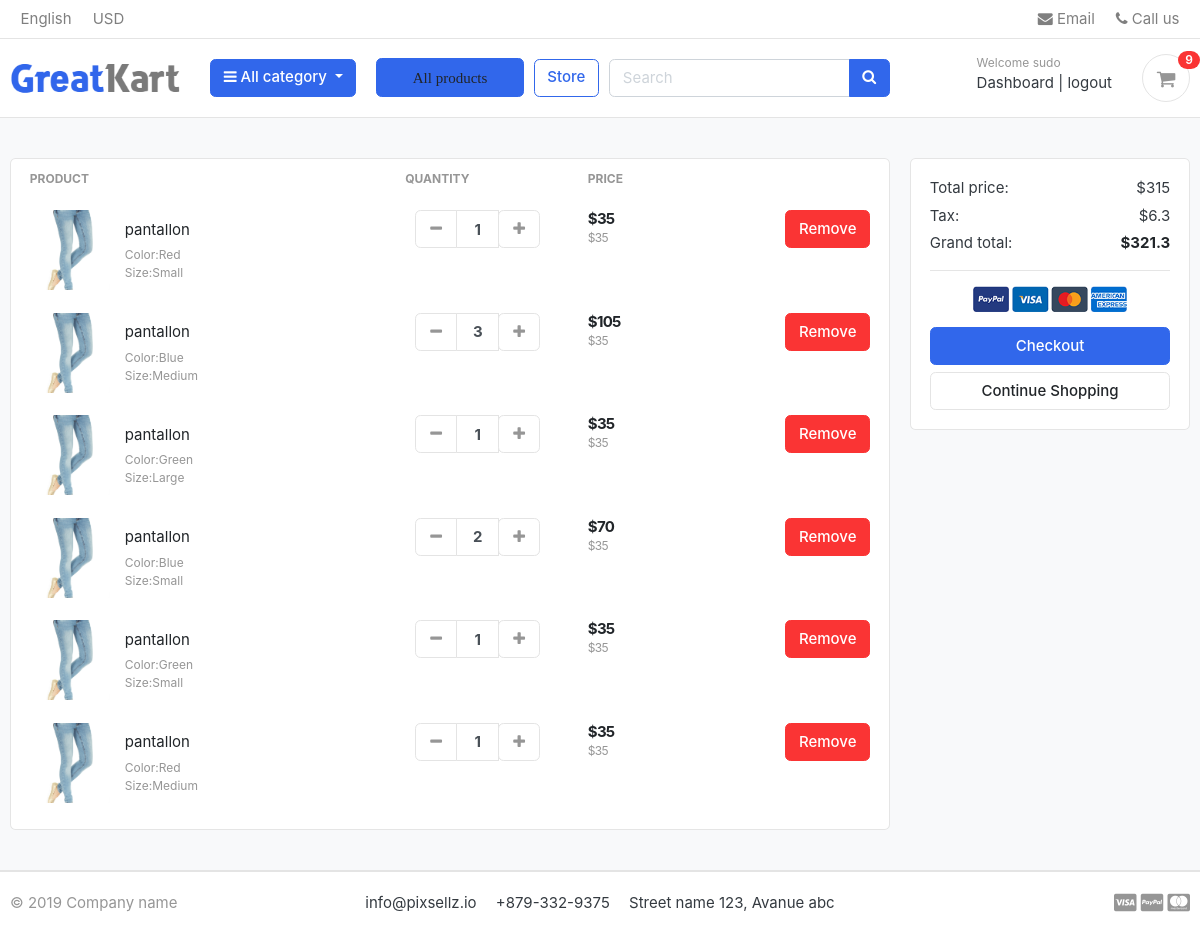
/cart/ (signed in), run on an earlier commit of the app's database.
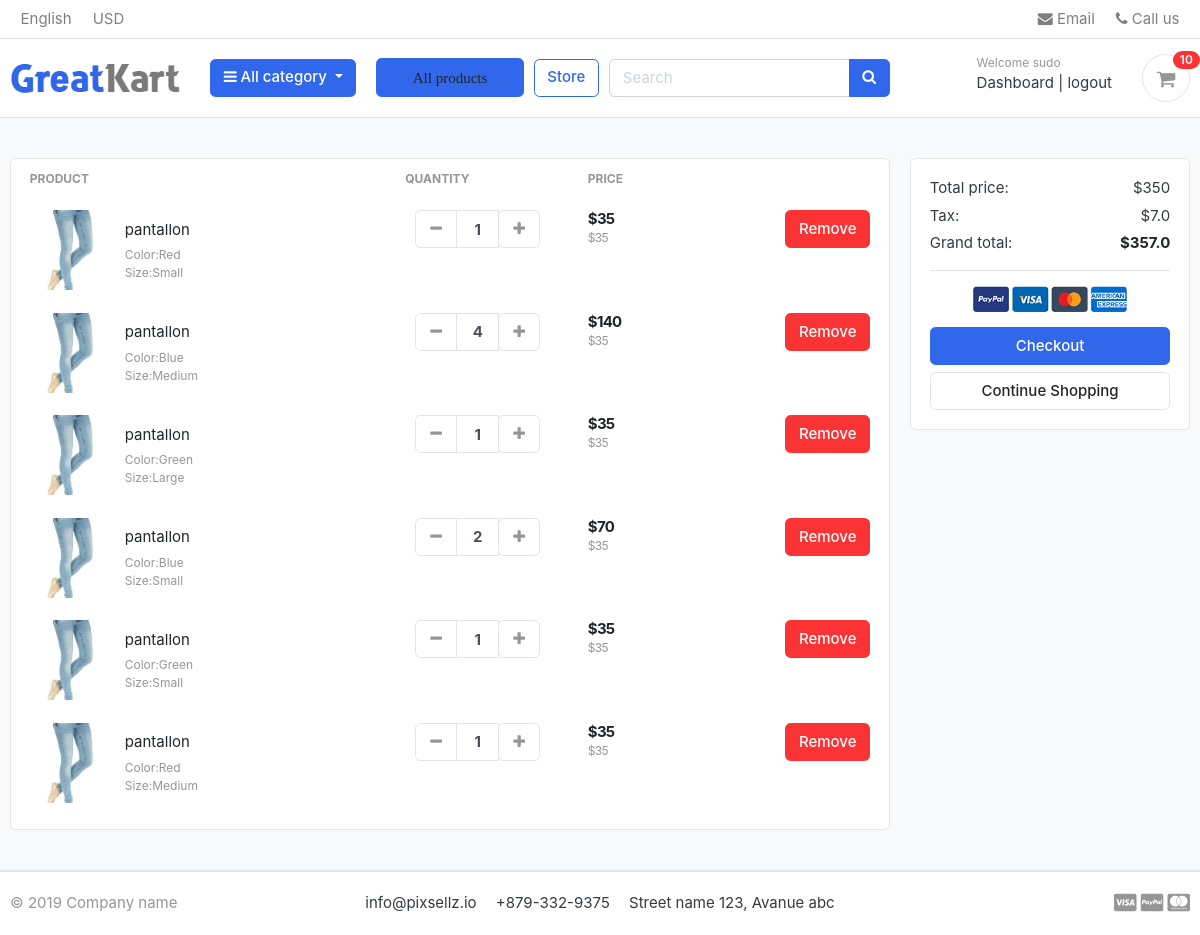
And on a later commit of the database.
### carts/models.py (models this page shows, shortened)
class CartItem(models.Model):
    user=models.ForeignKey(Accounts,on_delete=models.CASCADE,null=True)
    product=models.ForeignKey(Product,on_delete=models.CASCADE)
    variations =models.ManyToManyField(Variation,blank=True)
    cart=models.ForeignKey(Cart,on_delete=models.CASCADE,null=True)
    quantity=models.IntegerField()
    is_active=models.BooleanField(default=True)
    def sub_total(self):
        return self.product.price * self.quantity

### store/models.py (models this page shows, shortened)
class Product(models.Model):
    product_name=models.CharField(max_length=50,unique=True)
    slug=models.SlugField(max_length=50,unique=True)
    description=models.TextField(max_length=500,blank=True)
    price=models.IntegerField()
    image=models.ImageField(upload_to='photos/products')
    stock=models.IntegerField()
    is_available=models.BooleanField(default=True)
    category=models.ForeignKey(category,on_delete=models.CASCADE)
    created_date=models.DateTimeField(auto_now_add=True)
    modified_date=models.DateTimeField(auto_now=True)
    def get_url(self):
        return reverse('products_details',args=[self.category.slug,self.slug])

### carts/views.py (the view)
# urls.py: path('cart/',views.cart,name='cart'),
def cart(request, total=0, quantity=0, cart_items=None):
    try:
        tax=0
        grand_total=0
        if request.user.is_authenticated:
            cart_items = CartItem.objects.filter(user=request.user, is_active=True)
        else:
            cart = Cart.objects.get(cart_id=_cart_id(request))
            cart_items = CartItem.objects.filter(cart=cart, is_active=True)
        for cart_item in cart_items:
            total += (cart_item.product.price * cart_item.quantity)
            quantity += cart_item.quantity
        tax=(2*total)/100
        grand_total = total+tax
    except ObjectDoesNotExist:
        pass
    context = {
        'total': total,
        'quantity': quantity,
        'cart_items': cart_items,
        'tax':       tax,
        'grand_total':grand_total
    }
    return render(request, 'cart/cart.html', context)

### carts/context_processors.py (called while the page is built)
def counter(request):
    cart_count=0
    if 'admin' in request.path:
        return {}
    else:
        try:
            cart=Cart.objects.filter(cart_id=_cart_id(request))
            if request.user.is_authenticated:
                cart_items = CartItem.objects.all().filter(user=request.user)
            else:
                cart_items = CartItem.objects.all().filter(cart=cart[:1])
            for cart_item in cart_items:
                cart_count += cart_item.quantity
        except Cart.DoesNotExist:
            cart_count=0
    return dict(cart_count = cart_count)

### carts/views.py (called while the page is built)
def _cart_id(request):
    cart = request.session.session_key
    if not cart:
        request.session.create()
        cart = request.session.session_key
    return cart

### category/context_processor.py (called while the page is built)
def menu_link(request):
    links = category.objects.all()
    return dict(links=links)

### category/models.py (called while the page is built)
    def get_url(self):
        return reverse('products_by_category',args=[self.slug])

### e_commerce/templates/cart/cart.html (shortened to what the changed rows need)
{% extends "base.html" %}
{% load static %}
{% block content %}
<section class="section-content padding-y bg">
    <div class="container">
   {% if not cart_items %}
    <h2 class="text-center">Your shopping cart is empty</h2>
    <br>
    <div class="text-center">
     <a href="{% url 'store' %}" class="btn btn-primary">Continu Shoping</a>
    </div>
   {% else %}
    <div class="row">
        <aside class="col-lg-9">
    <div class="card">
    <table class="table table-borderless table-shopping-cart">
    <thead class="text-muted">
    <tr class="small text-uppercase">
      <th scope="col">Product</th>
      <th scope="col" width="120">Quantity</th>
      <th scope="col" width="120">Price</th>
      <th scope="col" class="text-right" width="200"> </th>
    </tr>
    </thead>
    <tbody>
        {% for cart_item in cart_items %}
    <tr>
        <td>
            <figure class="itemside align-items-center">
                <div class="aside"><img src="{{ cart_item.product.image.url }}" class="img-sm"></div>
                <figcaption class="info">
                    <a href="{{ cart_item.product.get_url }}" class="title text-dark">{{ cart_item.product.product_name }}</a>
                    <p class="text-muted small">
                        {% if cart_item.variations.all %}
                            {% for item in cart_item.variations.all %}
                            {{ item.variation_category | capfirst}}:{{ item.variation_value | capfirst}}<br>
                            {% endfor %}
                        {% endif %}
                    </p>
                </figcaption>
            </figure>
        </td>
        <td>
                        <div class="col">
                            <div class="input-group input-spinner">
                                <div class="input-group-prepend">
                                <a href="{% url 'remove_cart' cart_item.product.id  cart_item.id %}" class="btn btn-light" type="button" id="button-plus"> <i class="fa fa-minus"></i> </a>
                                </div>
                                <input type="text" class="form-control"  value="{{ cart_item.quantity }}">
                                <div class="input-group-append">
                                <form action="{% url 'add_cart' cart_item.product.id %}"method="POST">
                                    <button class="btn btn-light" type="submit" id="button-minus"> <i class="fa fa-plus"></i> </button>
                                </form>
                                </div>
                                </div>
                            </div>
        </td>
        <td>
            <div class="price-wrap">
                <var class="price">${{ cart_item.sub_total }}</var>
                <small class="text-muted"> ${{ cart_item.product.price  }}</small>
            </div>
        </td>
        <td class="text-right">
            <a href="{% url 'remove_cart_item' cart_item.product.id cart_item.id %}" onclick="return confirm('Are you sure you want to delete this item?')" class="btn btn-danger"> Remove</a>
        </td>
    </tr>
    {% endfor %}
    </tbody>
    </table>
    </div>
        </aside>
        <aside class="col-lg-3">
            <div class="card">
            <div class="card-body">
                <dl class="dlist-align">
                  <dt>Total price:</dt>
                  <dd class="text-right">${{ total }}</dd>
                </dl>
                <dl class="dlist-align">
                  <dt>Tax:</dt>
                  <dd class="text-right"> ${{tax}}</dd>
                </dl>
                <dl class="dlist-align">
                  <dt>Grand total:</dt>
                  <dd class="text-right text-dark b"><strong>${{ grand_total }}</strong></dd>
                </dl>
                <hr>
                <p class="text-center mb-3">
                    <img src="{% static './images/misc/payments.png'%}" height="26">
                </p>
                <a href="{% url 'checkout' %}" class="btn btn-primary btn-block"> Checkout </a>
                <a href="{% url 'store'%}" class="btn btn-light btn-block">Continue Shopping</a>
            </div>
            </div>
    </aside>
    {% endif %}
    </div>
    </div>
    </section>
{% endblock%}

### e_commerce/templates/includes/navbar.html (shortened to what this page needs)
{% load static %}
<header class="section-header">
    <nav class="navbar p-md-0 navbar-expand-sm navbar-light border-bottom">
    <div class="container">
      <div class="collapse navbar-collapse" id="navbarTop4">
        <ul class="navbar-nav mr-auto">
            <li class="nav-item dropdown">
                 <a href="#" class="nav-link">   English </a>
            </li>
            <li class="nav-item dropdown">
                <a href="#" class="nav-link"> USD </a>
            </li>
        </ul>
        <ul class="navbar-nav">
            <li><a href="#" class="nav-link"> <i class="fa fa-envelope"></i> Email </a></li>
            <li><a href="#" class="nav-link"> <i class="fa fa-phone"></i> Call us </a></li>
        </ul>
      </div>
    </div>
    </nav>
    <section class="header-main border-bottom">
        <div class="container">
    <div class="row align-items-center">
        <div class="col-lg-2 col-md-3 col-6">
            <a href="{% url 'home'%}" class="brand-wrap">
                <img class="logo" src="{%static './images/logo.png'%}">
            </a>
        </div>
        <div class="col-lg col-sm col-md col-6 flex-grow-0">
            <div class="category-wrap dropdown d-inline-block float-right">
                <button type="button" class="btn btn-primary dropdown-toggle" data-toggle="dropdown">
                    <i class="fa fa-bars"></i> All category
                </button>
            </div>
        </div>
        <div class="col-lg col-sm col-md col-6 flex-grow-0">
            <div class="category-wrap float-right">
                <button type="button" class="btn btn-primary ">
                    <i class="fa"><a class="dropdown-item" href="{% url 'store'%}">All products</a></i>
                </button>
            </div>
        </div>
        <a href="{% url 'store' %}" class="btn btn-outline-primary">Store</a>
        <div class="col-lg  col-md-6 col-sm-12 col">
            <form action="{% url 'search' %}" class="search" method='GET'>
                <div class="input-group w-100">
                    <input type="text" class="form-control" style="width:60%;" placeholder="Search" name="keyword">
                    <div class="input-group-append">
                      <button class="btn btn-primary" type="submit">
                        <i class="fa fa-search"></i>
                      </button>
                    </div>
                </div>
            </form>
        </div>
        <div class="col-lg-3 col-sm-6 col-8 order-2 order-lg-3">
                    <div class="d-flex justify-content-end mb-3 mb-lg-0">
                        {% if user.id is None %}
                        <div class="widget-header">
                            <small class="title text-muted">Welcome guest!</small>
                            <div>
                                <a href="{% url 'login' %}">Sign in</a> <span class="dark-transp"> | </span>
                                <a href="{% url 'register' %}"> Register</a>
                            </div>
                        </div>
                        {% else %}
                        <div class="widget-header">
                            <small class="title text-muted">Welcome {{ user.first_name }}</small>
                            <div>
                                <a href="{% url 'dashboard'%}">Dashboard</a> <span class="dark-transp"> | </span>
                                <a href="{% url 'logout' %}"> logout</a>
                            </div>
                        </div>
                        {% endif %}
                        <a href="{% url 'cart' %}" class="widget-header pl-3 ml-3">
                            <div class="icon icon-sm rounded-circle border"><i class="fa fa-shopping-cart"></i></div>
                            <span class="badge badge-pill badge-danger notify">{{ cart_count }}</span>
                        </a>
                    </div>
                </div>
    </div>
        </div>
    </section>
    </header>

What changed in the data, as far as the page shows it:
changed CartItem (number 2 of 6 on the later page): quantity "3" → "4"; sub_total "105" → "140"
Also different on the page:
{{ cart_count }}: "9" → "10"
{{ total }}: "315" → "350"
{{ tax }}: "6.3" → "7.0"
{{ grand_total }}: "321.3" → "357.0"
